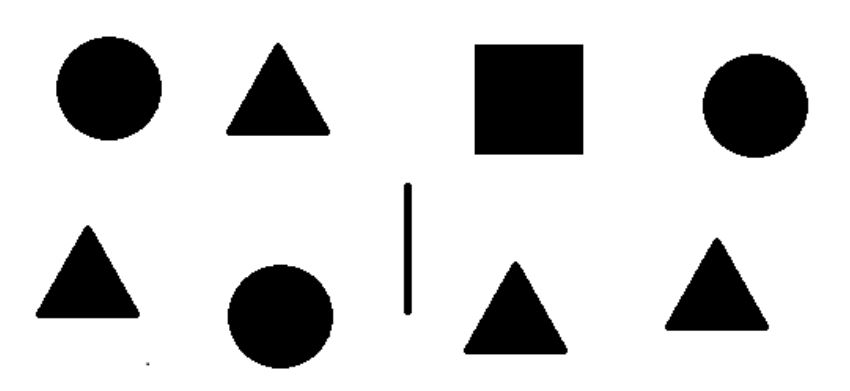
#> input picture topsides/image_recognition/manySpecies.JPG, 850 x 391 px, given in place of the camera
$ python benthicSpecies2.py
#> lines starting #> are read from the running program, lines starting #| are printed output that depends on the picture; after the words box and inside, x2 and y2 are one past the last pixel; in counts of white or black regions, pixels touching at a corner belong together
import numpy as np
import cv2 as cv
import cmath

cap = cv.VideoCapture(0)

while(1):
    # read the video capture frame
    _, frame = cap.read()
#> frame is the input picture: shape (391, 850, 3); min 0, max 255, mean 209.2
    # blur for better edge finding
    blur = cv.GaussianBlur(frame,(5,5),0)
    # create threshold for edge finding
    ret, thresh = cv.threshold(blur, 127, 255, 0)
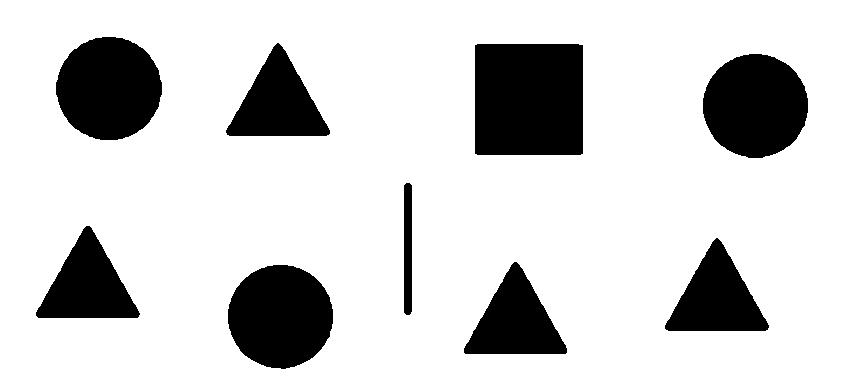
#> thresh: shape (391, 850, 3); 82.1% white; 9 black regions, largest, box (x1, y1, x2, y2) and area: (475, 44, 583, 155) 11978, (703, 54, 808, 158) 8546, (56, 37, 162, 140) 8530
    # convert bgr colour to hsv for better colour detection
    hsv = cv.cvtColor(blur, cv.COLOR_BGR2HSV)
#> hsv: shape (391, 850, 3); mean H, S, V 0, 0, 209.2
    # create blue boundaries
    lower_black = np.array([0,0,0])
    upper_black = np.array([180,255,65])
    # create mask based on blue detection
    mask = cv.inRange(hsv, lower_black, upper_black)
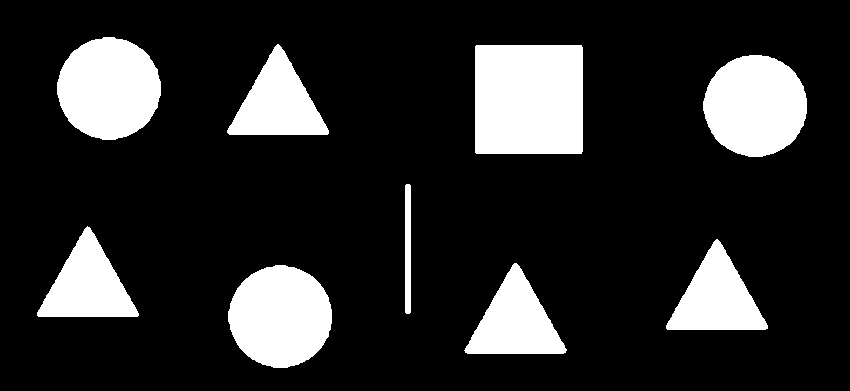
#> mask: shape (391, 850); 17.3% white; 9 white regions
    res = cv.bitwise_and(frame, frame, mask= mask)

    frameGray = cv.cvtColor(frame, cv.COLOR_BGR2GRAY)
    contours, _ = cv.findContours(mask, cv.RETR_TREE, cv.CHAIN_APPROX_NONE)
#> contours = 9 contours; largest, box (x1, y1, x2, y2) and area: (475, 45, 583, 154) 11552, (57, 37, 161, 140) 8144, (228, 265, 332, 368) 8138, (703, 55, 807, 157) 8130, (464, 263, 567, 354) 4905
    count = 0
    tri = 0
    sqr = 0
    rect = 0
    circ = 0
    for contour in contours:
        area = cv.contourArea(contour)
        if area > 100:
            cv.drawContours(frame, contour, -1, (0,255,0), 3)
            count += 1
            peri = cv.arcLength(contour, True)
            approx = cv.approxPolyDP(contour, 0.04 * peri, True)
            if len(approx) == 3:
                tri += 1
            elif len(approx) == 4:
                (x, y, w, h) = cv.boundingRect(approx)
                ratio = w / float(h)
                if ratio >= 0.9 and ratio <= 1.1:
                    sqr += 1
                else:
                    rect += 1
            else:
                circ += 1
#> this loop made 9 passes
#> (area, peri, approx, x, y, w, h, ratio) on pass 7: (11552, 427.7, [[476, 45], [475, 152], [581, 153], [581, 45]], 475, 45, 107, 109, 0.982)
#> (area, peri, approx) on passes 2, 3, 4, 5, 8: (4905, 323.1, [[514, 263], [465, 352], [565, 352]]), (4865, 322.2, [[716, 239], [666, 328], [767, 328]]), (4826, 322.2, [[87, 226], [37, 315], [137, 316]]), (643, 265.7, [[406, 184], [409, 313]]), (4866.5, 321.7, [[277, 44], [227, 132], [327, 134]])
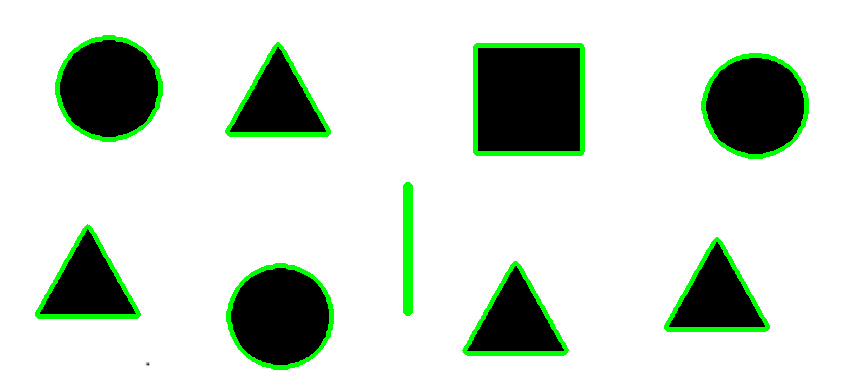
#> frame: shape (391, 850, 3); 4.02% of pixels changed, all inside (x1, y1, x2, y2) = (35, 35, 809, 370)
#> after the loop, circ = 4; count = 9; rect = 0; sqr = 1; tri = 4
    count -= 2
#> count = 7
    rect -= 2
#> rect = -2
    print(count)
#| 7
    print(tri)
#| 4
    print(sqr)
#| 1
    print(rect)
#| -2
    print(circ)
#| 4

    cv.circle(frame, (70, 300), 20, (0,0,255), -1)
    pts = np.array([[70, 330], [50, 360], [90, 360]], np.int32)
    pts = pts.reshape((-1,1,2))
    cv.fillPoly(frame, [pts], (0, 0, 255))
    cv.rectangle(frame, (50, 381), (90, 389), (0,0,255), -1)
    cv.rectangle(frame, (50, 410), (90, 450), (0,0,255), -1)
    font = cv.FONT_HERSHEY_COMPLEX_SMALL
#> font = 5
    cv.putText(frame, str(circ), (10, 310), font, 2, (0, 0, 255), 2, cv.LINE_AA)
    cv.putText(frame, str(tri), (10, 355), font, 2, (0, 0, 255), 2, cv.LINE_AA)
    cv.putText(frame, str(rect), (10, 400), font, 2, (0, 0, 255), 2, cv.LINE_AA)
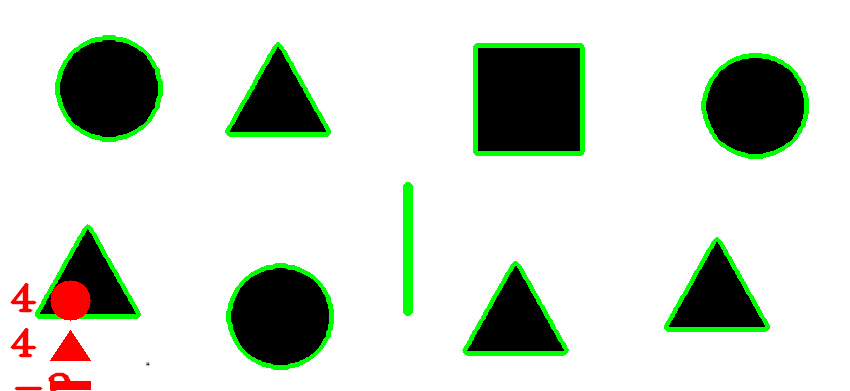
#> frame: shape (391, 850, 3); mean B, G, R 205.3, 215.5, 207.6
    cv.putText(frame, str(sqr), (10, 445), font, 2, (0, 0, 255), 2, cv.LINE_AA)


    cv.imshow('frame',frame)
    cv.imshow('mask',mask)
    cv.imshow('res',res)
    k = cv.waitKey(5) & 0xFF
#> (key Esc is pressed here)
    if k == 27:
        break

cv.destroyAllWindows()
cap.release()
